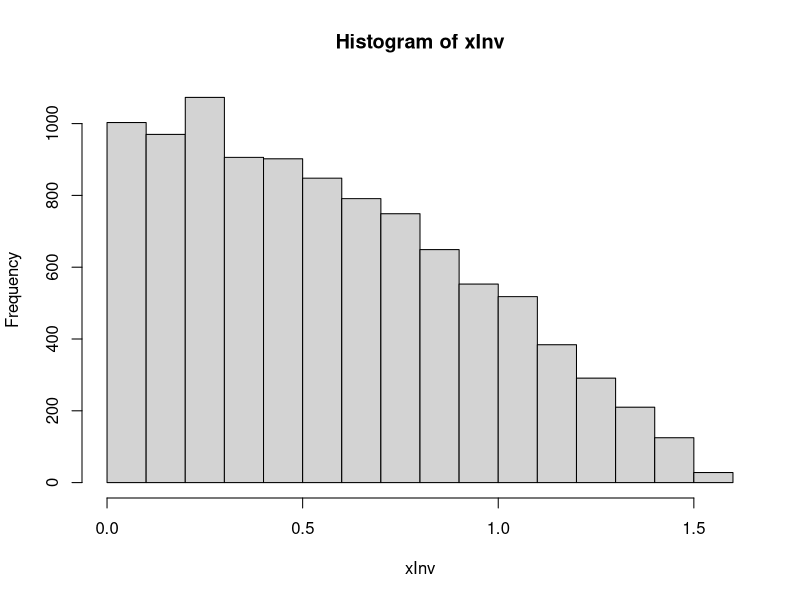
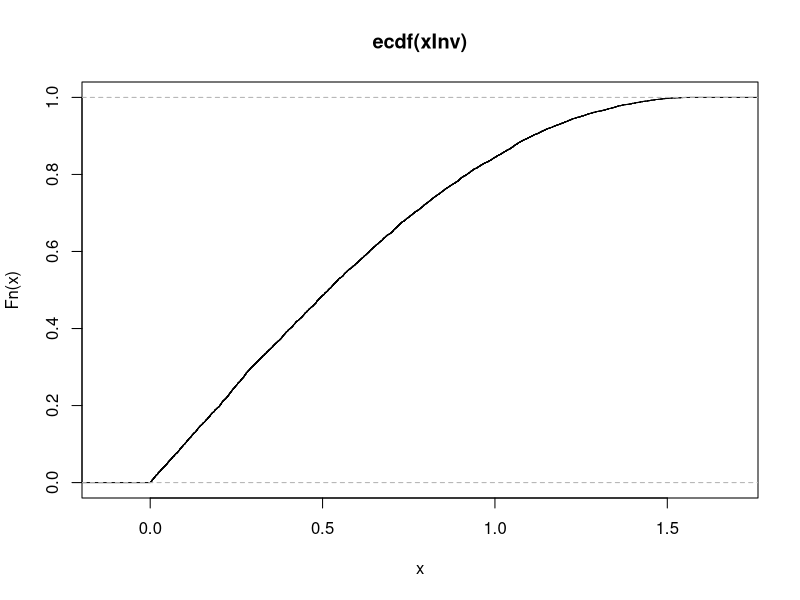
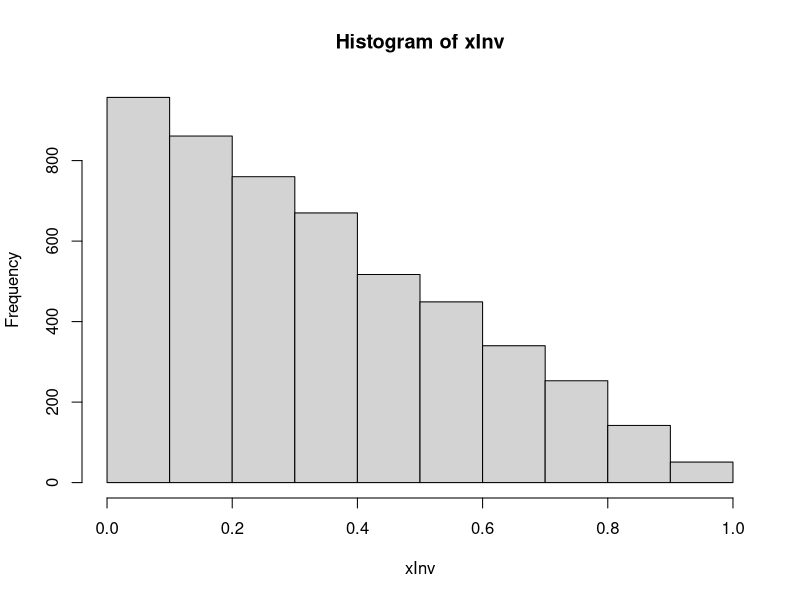
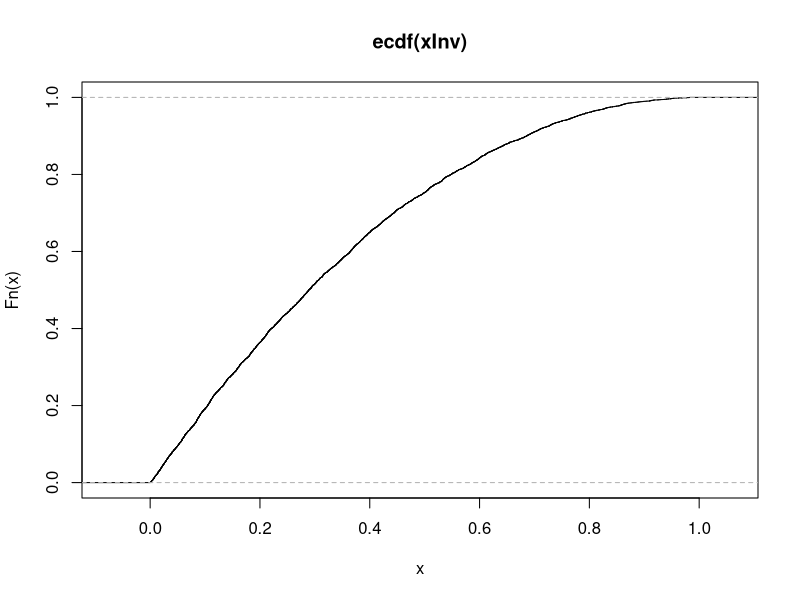
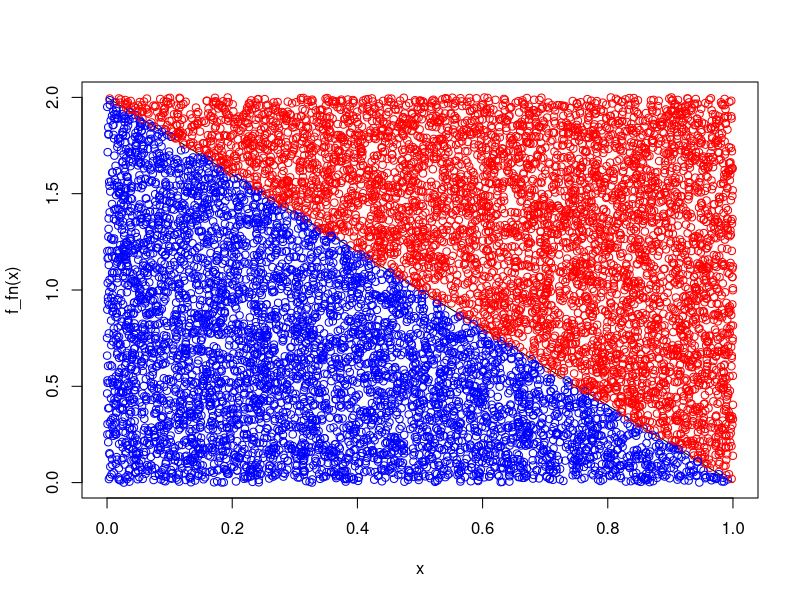
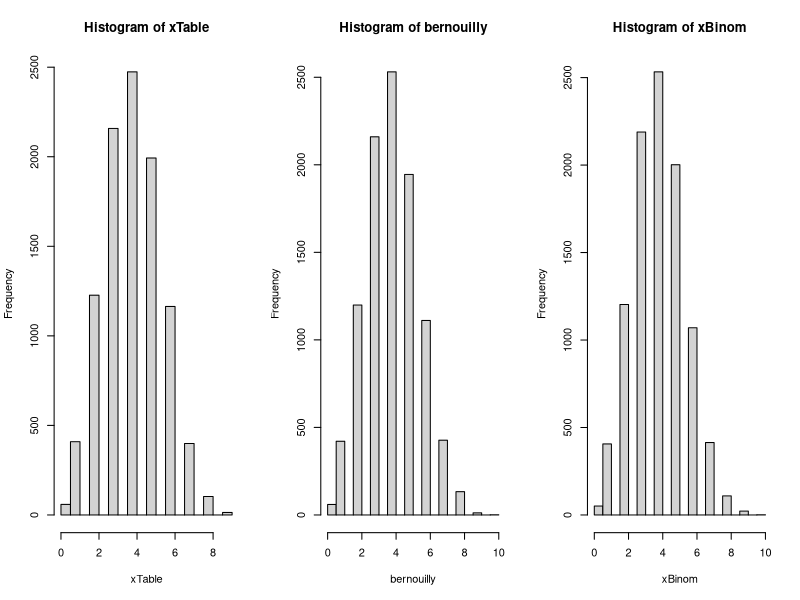
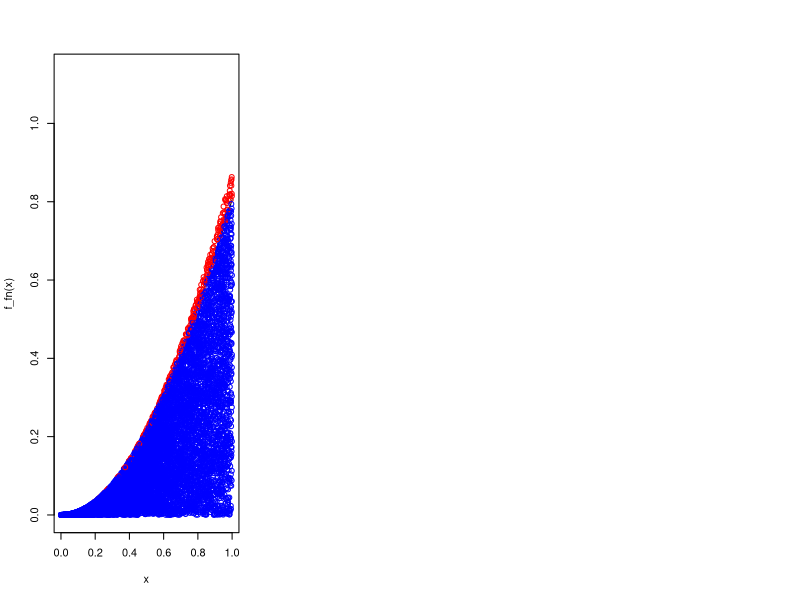

Source code (R) for these figures, in order:
## ---- chunk 1
n = 10000
u = runif(n)
xInv = asin(u)
hist(xInv)
plot(ecdf(xInv))
## ---- chunk 2
fInv_fn = function(u){
  return(1 - sqrt(1 - u))
}

u = runif(5000)
#xInv = 1 - sqrt(1 - u)
xInv = fInv_fn(u)
hist(xInv)
plot(ecdf(xInv))
## ---- chunk 3
Simulate <- function(Nsim, f_fn, g_fn, randg_fn, x_interval = c(0,1)) {
  #browser()
  #M is found by finding the maximum of f(x)/g(x) over [0,1]
  M = optimize(f=function(x){f_fn(x)/g_fn(x)},interval=x_interval,maximum=TRUE)$objective
  print(M)
  
  #graphing logic
  ylim <- c(0, M)
  xlim <- c(0, 1)
  curve(f_fn(x),from = 0,to = 1, xlim = xlim, ylim = ylim)
  par(new=T)
  
  x_star = randg_fn(Nsim)
  y_star = runif(Nsim, max = M * g_fn(x_star)) # y* drawn from proposal function g
  x = NULL
  successCount = 0
  for(i in 1:Nsim){
    #accept x* if y* <= f(x*)
    if(y_star[i] <= f_fn(x_star[i])){ 
      successCount = successCount + 1
      x[successCount] = x_star[i]
      
      #plot the accepted points
      points(x_star[i], y_star[i], xlab = NA, ylab = NA, xaxt='n', yaxt='n', xlim = xlim, ylim = ylim, col="blue")
    }
    else{
      #plot the rejected points
      points(x_star[i], y_star[i], xlab = NA, ylab = NA, xaxt='n', yaxt='n', xlim = xlim, ylim = ylim, col="red")
    }
  }
  return(successCount)
}

Nsim = 10000
successCount = Simulate(Nsim, 
                        f_fn = function(u){2 - (2*u)},
                        g_fn = function (y) {dunif(y)},
                        randg_fn = function (Nsim) {runif(Nsim)})
## ---- chunk 4
n <- 10
p <- .4
t <- seq(0,n-1)
prob = pbinom(t,n,p)
## ---- chunk 5
library(knitr)
df = as.data.frame(round(t(prob),4))
colnames(df) = t
kable(df)
## ---- chunk 6
Nsim=10^4; 
xTable=numeric(Nsim)
uvec = runif(Nsim)
xTable = as.numeric(lapply(uvec, function(u){ sum(prob<u)}))
## ---- chunk 7
bernouilly = numeric(Nsim)
for(i in 1:Nsim){
  y = numeric(n)
  for(j in 1:n){
    u = runif(1)
    if(u < p){
      y[j] = 1
    }
    else
    {
      y[j] = 0
    }
  }
  bernouilly[i] = sum(y)
}
## ---- chunk 8
xBinom = rbinom(Nsim, n, p)
par(mfcol = c(1,3))
hist(xTable)
hist(bernouilly)
hist(xBinom)
## ---- chunk 9
Nsim = 10000
successCount = Simulate(Nsim, 
                        f_fn = function(u){2/(pi - 2) * (1- cos(u))},
                        g_fn = function (y) {24/pi^3 * y^2},
                        randg_fn = function (Nsim) {runif(Nsim)},
                        x_interval = c(0,pi/2))
